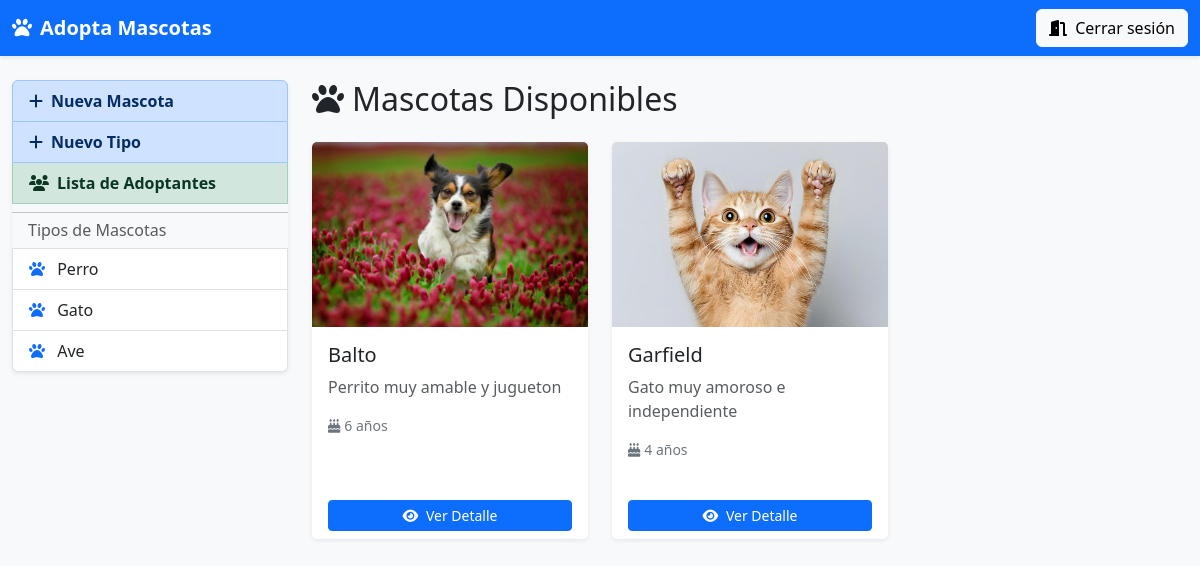
The app's page /home (signed in), older data.
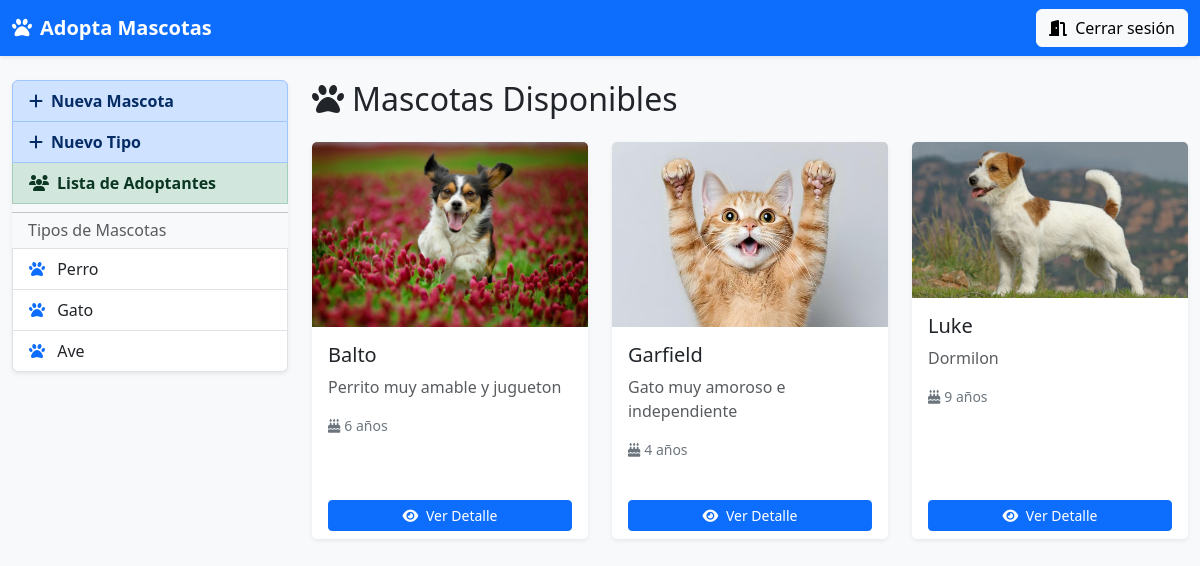
The same page, newer data.
### app1/models.py (models this page shows, shortened)
class TipoMascota(models.Model):
    nombre = models.CharField(max_length=64,null=True,blank=True)
    descripcion = models.TextField(max_length=256,null=True,blank=True)

class Mascota(models.Model):
    nombre = models.CharField(max_length=128,null=True,blank=True)
    edad = models.IntegerField()
    descripcion = models.TextField(max_length=512,null=True,blank=True)
    foto = models.ImageField(upload_to='mascotas/')
    tipo = models.ForeignKey(TipoMascota, on_delete=models.CASCADE)
    estado = models.CharField(max_length=20,null=True,blank=True)

### app1/views.py (the view)
# urls.py: 2. Add a URL to urlpatterns:  path('', views.home, name='home')
@login_required(login_url='/')
def home(request):
    tipos = TipoMascota.objects.all()
    mascotas = Mascota.objects.all()
    return render(request,'home.html',{
        'tipos':tipos,
        'mascotas':mascotas
    })

### app1/templates/home.html
{% extends "layout.html" %}
{% block content %}
  {% if tipo_seleccionado %}
    <h2 class="mb-4"><i class="fa-solid fa-paw me-2"></i>{{ tipo_seleccionado.nombre }}s Disponibles</h2>
  {% else %}
    <h2 class="mb-4"><i class="fa-solid fa-paw me-2"></i>Mascotas Disponibles</h2>
  {% endif %}
  <div class="row g-4">
    {% for mascota in mascotas %}
      <div class="col-md-6 col-lg-4">
        <div class="card shadow-sm h-100 border-0">
          {% if mascota.foto %}
            <img src="{{ mascota.foto.url }}" class="card-img-top" alt="{{ mascota.nombre }}">
          {% else %}
            <img src="https://via.placeholder.com/400x250?text=Mascota" class="card-img-top" alt="Sin foto">
          {% endif %}
          <div class="card-body">
            <h5 class="card-title">{{ mascota.nombre }}</h5>
            <p class="card-text text-muted">{{ mascota.descripcion|truncatewords:15 }}</p>
            <p class="small text-secondary"><i class="fa-solid fa-cake-candles me-1"></i>{{ mascota.edad }} años</p>
          </div>
          <div class="card-footer bg-white border-0">
            <a href="{% url 'app1:detalleMascota' mascota.id %}" class="btn btn-sm btn-primary w-100">
              <i class="fa-solid fa-eye me-1"></i> Ver Detalle
            </a>
          </div>
        </div>
      </div>
    {% empty %}
     <p class="text-muted">No hay mascotas registrada aun.</p>
    {% endfor %}
  </div>
{% endblock %}

### app1/templates/layout.html (shortened to what this page needs)
<!DOCTYPE html>
<html lang="es">
<head>
  <link href="https://cdn.jsdelivr.net/npm/bootstrap@5.3.0/dist/css/bootstrap.min.css"
        rel="stylesheet"
>
  <link rel="stylesheet"
        href="https://cdnjs.cloudflare.com/ajax/libs/font-awesome/6.3.0/css/all.min.css"
 />
</head>
<body class="bg-light">
  <nav class="navbar navbar-expand-lg navbar-dark bg-primary shadow-sm">
    <div class="container-fluid">
      <a class="navbar-brand fw-bold" href="{% url 'app1:home' %}">
        <i class="fa-solid fa-paw me-2"></i>Adopta Mascotas
      </a>
      <div>
        <a href="{% url 'app1:cerrarSesion' %}" class="btn btn-light">
          <i class="fa-solid fa-door-open me-1"></i> Cerrar sesión
        </a>
      </div>
    </div>
  </nav>
  <div class="container-fluid mt-4">
    <div class="row">
      <aside class="col-md-3 mb-3">
        <div class="list-group shadow-sm">
          <a href="{% url 'app1:crearMascota' %}" class="list-group-item list-group-item-action list-group-item-primary fw-bold">
            <i class="fa-solid fa-plus me-2"></i>Nueva Mascota
          </a>
          <a href="{% url 'app1:crearTipo' %}" class="list-group-item list-group-item-action list-group-item-primary fw-bold">
            <i class="fa-solid fa-plus me-2"></i>Nuevo Tipo
          </a>
          <a href="{% url 'app1:listaAdoptantes' %}" class="list-group-item list-group-item-action list-group-item-success fw-bold">
            <i class="fa-solid fa-users me-2"></i>Lista de Adoptantes
          </a>
          <hr class="my-2">
          <h6 class="px-3 text-muted">Tipos de Mascotas</h6>
          {% for tipo in tipos %}
            <a href="{% url 'app1:mascotasxtipo' tipo.id %}" class="list-group-item list-group-item-action">
              <i class="fa-solid fa-paw me-2 text-primary"></i> {{ tipo.nombre }}
            </a>
          {% empty %}
            <p class="px-3 text-muted">No hay tipos aún</p>
          {% endfor %}
        </div>
      </aside>
      <main class="col-md-9">
        {% block content %}{% endblock %}
      </main>
    </div>
  </div>
</body>
</html>

Row changes from the older to the newer data that the page shows:
added Mascota: foto (picture), nombre "Luke", descripcion "Dormilon", edad "9"
